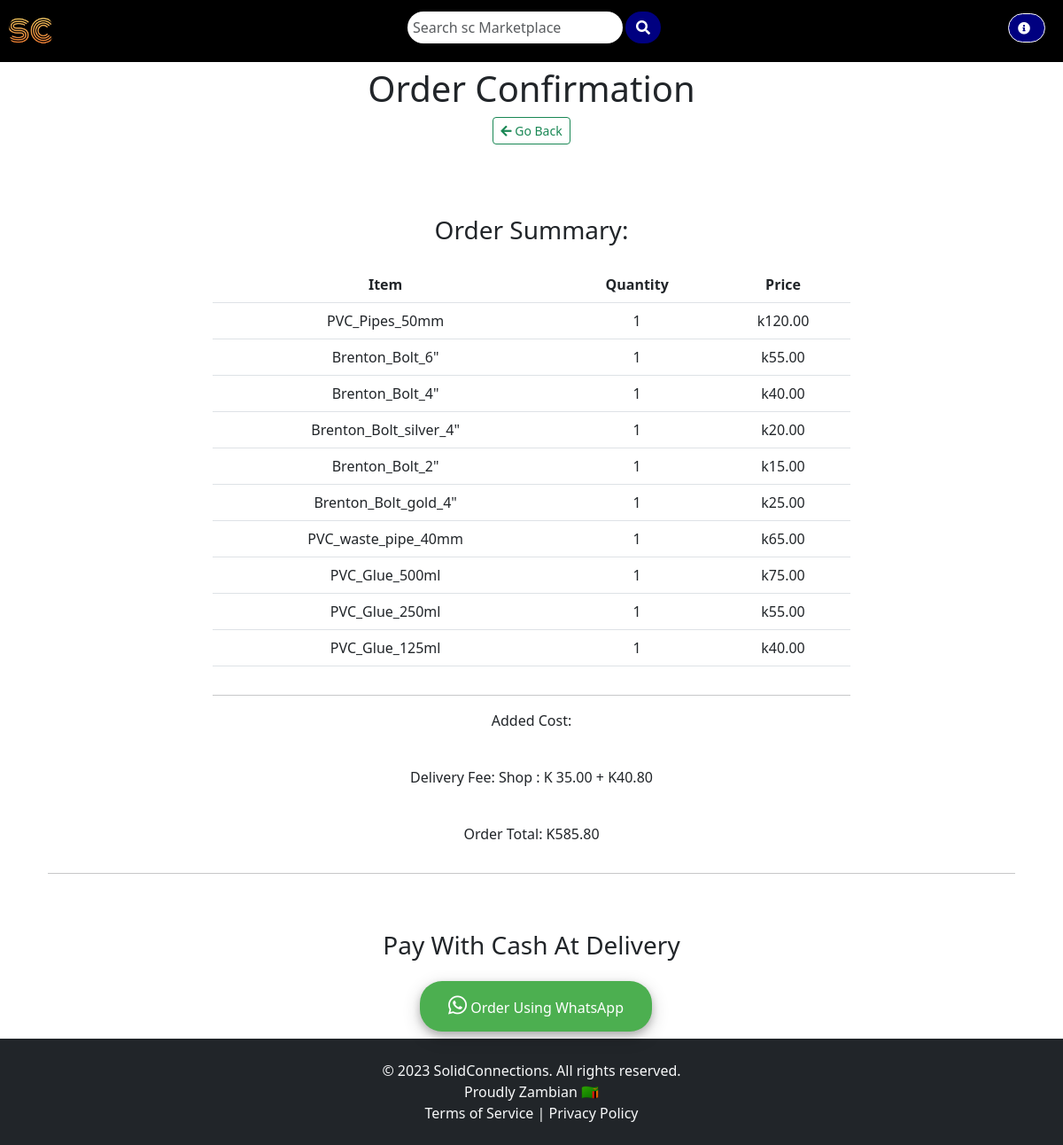
The app's page /order-confirmation/59/ with its own data.
### customer/models.py (models this page shows, shortened)
class OrderItem(models.Model):
    item = models.ForeignKey(MenuItem, on_delete=models.CASCADE)
    quantity = models.IntegerField(default=1)

class MenuItem(models.Model):
    name = models.CharField(max_length=100)
    description = models.TextField()
    DeliveredTime = models.TextField(default=default_delivered_time)
    image = models.ImageField(upload_to='menu_images/')
    price = models.DecimalField(max_digits=10, decimal_places=2)
    category = models.ManyToManyField('Category', related_name='items')
    availability = models.BooleanField(default=True)
    is_verified = models.BooleanField(default=False)  # New field for verified items

class Location(models.Model):
    name = models.CharField(max_length=50)
    delivery_fee = models.DecimalField(max_digits=5, decimal_places=2)
    def __str__(self):
        return self.name

### customer/views.py (the view)
# urls.py: path('order-confirmation/<int:pk>/', OrderConfirmation.as_view(), name='order-confirmation'),
class OrderConfirmation(View):
    def get(self, request, pk, *args, **kwargs):
        order = OrderModel.objects.get(pk=pk)
        discount_percentage = Decimal('0.08')  # Use Decimal for precise arithmetic
        discount_amount = discount_percentage * order.price
        total_price = order.price + order.location.delivery_fee + discount_amount
        context = {
            'pk': order.pk,
            'order_items': order.order_items.all(),
            'price': order.price,
            'location': order.location,
            'delivery_fee': order.location.delivery_fee,
            'total_price': total_price,
            'discount_amount': discount_amount,
        }
        return render(request, 'customer/order_confirmation.html', context)

### templates/customer/order_confirmation.html (shortened to what this page needs)
{% extends 'base.html' %}
{% block content %}
<div class="container">
<div class="container mb-5">
    <div class="row justify-content-center mt-1">
        <div class="col-md-5 col-sm-12 p-4 text-center">
            <h1>Order Confirmation</h1>
            <a href="{% url 'customer:order' %}" class="btn btn-outline-success mb-2 btn-sm">
                <i class="fas fa-arrow-left"></i> Go Back
            </a>
        </div>
    </div>
    <div class="row justify-content-center mt-5">
        <div class="col-md-8 col-sm-12 text-center">
            <h3 class="pb-3">Order Summary:</h3>
            <div class="table-responsive">
                <table class="table">
                    <thead>
                        <tr>
                            <th>Item</th>
                            <th>Quantity</th>
                            <th>Price</th>
                        </tr>
                    </thead>
                    <tbody>
                        {% for item in order_items %}
                        <tr>
                            <td>{{ item.item.name }}</td>
                            <td>{{ item.quantity }}</td>
                            <td>k{{ item.item.price }}</td>
                        </tr>
                        {% endfor %}
                    </tbody>
                </table>
            </div>
            <hr />
            <p>Added Cost: </p>
            <p class="font-weight-bold pt-4">Delivery Fee: {{ location }} : K {{ delivery_fee }} + K{{ discount_amount|floatformat:2 }}</p>
            <p class="font-weight-bold pt-4">Order Total: K{{ total_price|floatformat:2 }}</p>
        </div>
    </div>
    <hr />
</div>
<div class="row justify-content-center pb-2 pt-3">
    <div class="col-md-6 text-center">
        <h3>Pay With Cash At Delivery</h3>
    </div>
</div>
<div class="row justify-content-center pb-2 pt-2">
    <div class="col-md-6 text-center">
        <a href="https://api.whatsapp.com/send?phone=260970349470&text=Invoice%20Order:%20https://blessedtouchs.pythonanywhere.com/customer/order/{{ pk }}/invoice" class="btn btn-custom" style="margin-left: 10px;">
            <i class="fab fa-whatsapp" aria-hidden="true" style="color: white; font-size: 24px;"></i> Order Using WhatsApp
        </a>
    </div>
</div>
</div>
{% endblock content %}

### templates/customer/order_confirmation.html (style rules this page uses)
.btn-custom { background-color: #4CAF50; border: none; border-radius: 25px; box-shadow: 0 4px 8px 0 rgba(0, 0, 0, 0.2), 0 6px 20px 0 rgba(0, 0, 0, 0.19); color: white; padding: 15px 32px; text-align: center; text-decoration: none; display: inline-block; font-size: 16px; }

### records on screen
OrderItem: item.name "PVC_Pipes_50mm", quantity "1", item.price "120.00"
OrderItem: item.name "Brenton_Bolt_6\"", quantity "1", item.price "55.00"
OrderItem: item.name "Brenton_Bolt_4\"", quantity "1", item.price "40.00"
OrderItem: item.name "Brenton_Bolt_silver_4\"", quantity "1", item.price "20.00"
OrderItem: item.name "Brenton_Bolt_2\"", quantity "1", item.price "15.00"
OrderItem: item.name "Brenton_Bolt_gold_4\"", quantity "1", item.price "25.00"
OrderItem: item.name "PVC_waste_pipe_40mm", quantity "1", item.price "65.00"
OrderItem: item.name "PVC_Glue_500ml", quantity "1", item.price "75.00"
OrderItem: item.name "PVC_Glue_250ml", quantity "1", item.price "55.00"
OrderItem: item.name "PVC_Glue_125ml", quantity "1", item.price "40.00"
Location: name "Shop", delivery_fee "35.00"

### other values on screen
{{ discount_amount|floatformat:2 }} "40.80"
{{ total_price|floatformat:2 }} "585.80"
